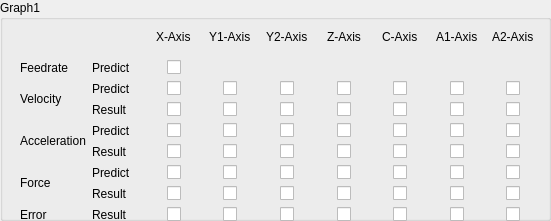
     <widget class="QGroupBox" name="groupBox_53">
      <property name="geometry">
       <rect>
        <x>10</x>
        <y>0</y>
        <width>551</width>
        <height>221</height>
       </rect>
      </property>
      <property name="title">
       <string>Graph1</string>
      </property>
      <widget class="QWidget" name="layoutWidget">
       <property name="geometry">
        <rect>
         <x>20</x>
         <y>20</y>
         <width>519</width>
         <height>202</height>
        </rect>
       </property>
       <layout class="QGridLayout" name="gridLayout_2">
        <item row="8" column="6" alignment="Qt::AlignHCenter">
         <widget class="QCheckBox" name="checkBox_sim_ErrorrC">
          <property name="text">
           <string/>
          </property>
         </widget>
        </item>
        <item row="2" column="6" alignment="Qt::AlignHCenter">
         <widget class="QCheckBox" name="checkBox_sim_velpC">
          <property name="text">
           <string/>
          </property>
         </widget>
        </item>
        <item row="2" column="1">
         <widget class="QLabel" name="label_171">
          <property name="text">
           <string>Predict</string>
          </property>
         </widget>
        </item>
        <item row="0" column="6" alignment="Qt::AlignHCenter">
         <widget class="QLabel" name="label_182">
          <property name="text">
           <string>C-Axis</string>
          </property>
         </widget>
        </item>
        <item row="0" column="3" alignment="Qt::AlignHCenter">
         <widget class="QLabel" name="label_179">
          <property name="text">
           <string>Y1-Axis</string>
          </property>
         </widget>
        </item>
        <item row="2" column="2" alignment="Qt::AlignHCenter">
         <widget class="QCheckBox" name="checkBox_sim_velpX">
          <property name="text">
           <string/>
          </property>
         </widget>
        </item>
        <item row="0" column="2" alignment="Qt::AlignHCenter">
         <widget class="QLabel" name="label_178">
          <property name="text">
           <string>X-Axis</string>
          </property>
         </widget>
        </item>
        <item row="2" column="7" alignment="Qt::AlignHCenter">
         <widget class="QCheckBox" name="checkBox_sim_velpA1">
          <property name="text">
           <string/>
          </property>
         </widget>
        </item>
        <item row="0" column="4" alignment="Qt::AlignHCenter">
         <widget class="QLabel" name="label_180">
          <property name="text">
           <string>Y2-Axis</string>
          </property>
         </widget>
        </item>
        <item row="0" column="7" alignment="Qt::AlignHCenter">
         <widget class="QLabel" name="label_197">
          <property name="text">
           <string>A1-Axis</string>
          </property>
         </widget>
        </item>
        <item row="2" column="8" alignment="Qt::AlignHCenter">
         <widget class="QCheckBox" name="checkBox_sim_velpA2">
          <property name="text">
           <string/>
          </property>
         </widget>
        </item>
        <item row="2" column="5" alignment="Qt::AlignHCenter">
         <widget class="QCheckBox" name="checkBox_sim_velpZ">
          <property name="text">
           <string/>
          </property>
         </widget>
        </item>
        <item row="3" column="1">
         <widget class="QLabel" name="label_170">
          <property name="text">
           <string>Result</string>
          </property>
         </widget>
        </item>
        <item row="0" column="8" alignment="Qt::AlignHCenter">
         <widget class="QLabel" name="label_198">
          <property name="text">
           <string>A2-Axis</string>
          </property>
         </widget>
        </item>
        <item row="2" column="4" alignment="Qt::AlignHCenter">
         <widget class="QCheckBox" name="checkBox_sim_velpY2">
          <property name="text">
           <string/>
          </property>
         </widget>
        </item>
        <item row="0" column="5" alignment="Qt::AlignHCenter">
         <widget class="QLabel" name="label_181">
          <property name="text">
           <string>Z-Axis</string>
          </property>
         </widget>
        </item>
        <item row="3" column="2" alignment="Qt::AlignHCenter">
         <widget class="QCheckBox" name="checkBox_sim_velrX">
          <property name="text">
           <string/>
          </property>
         </widget>
        </item>
        <item row="3" column="3" alignment="Qt::AlignHCenter">
         <widget class="QCheckBox" name="checkBox_sim_velrY1">
          <property name="text">
           <string/>
          </property>
         </widget>
        </item>
        <item row="2" column="3" alignment="Qt::AlignHCenter">
         <widget class="QCheckBox" name="checkBox_sim_velpY1">
          <property name="text">
           <string/>
          </property>
         </widget>
        </item>
        <item row="3" column="4" alignment="Qt::AlignHCenter">
         <widget class="QCheckBox" name="checkBox_sim_velrY2">
          <property name="text">
           <string/>
          </property>
         </widget>
        </item>
        <item row="3" column="5" alignment="Qt::AlignHCenter">
         <widget class="QCheckBox" name="checkBox_sim_velrZ">
          <property name="text">
           <string/>
          </property>
         </widget>
        </item>
        <item row="3" column="6" alignment="Qt::AlignHCenter">
         <widget class="QCheckBox" name="checkBox_sim_velrC">
          <property name="text">
           <string/>
          </property>
         </widget>
        </item>
        <item row="3" column="7" alignment="Qt::AlignHCenter">
         <widget class="QCheckBox" name="checkBox_sim_velrA1">
          <property name="text">
           <string/>
          </property>
         </widget>
        </item>
        <item row="4" column="1">
         <widget class="QLabel" name="label_174">
          <property name="text">
           <string>Predict</string>
          </property>
         </widget>
        </item>
        <item row="4" column="2" alignment="Qt::AlignHCenter">
         <widget class="QCheckBox" name="checkBox_sim_accpX">
          <property name="text">
           <string/>
          </property>
         </widget>
        </item>
        <item row="3" column="8" alignment="Qt::AlignHCenter">
         <widget class="QCheckBox" name="checkBox_sim_velrA2">
          <property name="text">
           <string/>
          </property>
         </widget>
        </item>
        <item row="4" column="3" alignment="Qt::AlignHCenter">
         <widget class="QCheckBox" name="checkBox_sim_accpY1">
          <property name="text">
           <string/>
          </property>
         </widget>
        </item>
        <item row="5" column="7" alignment="Qt::AlignHCenter">
         <widget class="QCheckBox" name="checkBox_sim_accrA1">
          <property name="text">
           <string/>
          </property>
         </widget>
        </item>
        <item row="4" column="8" alignment="Qt::AlignHCenter">
         <widget class="QCheckBox" name="checkBox_sim_accpA2">
          <property name="text">
           <string/>
          </property>
         </widget>
        </item>
        <item row="6" column="3" alignment="Qt::AlignHCenter">
         <widget class="QCheckBox" name="checkBox_sim_forcepY1">
          <property name="text">
           <string/>
          </property>
         </widget>
        </item>
        <item row="6" column="6" alignment="Qt::AlignHCenter">
         <widget class="QCheckBox" name="checkBox_sim_forcepC">
          <property name="text">
           <string/>
          </property>
         </widget>
        </item>
        <item row="6" column="7" alignment="Qt::AlignHCenter">
         <widget class="QCheckBox" name="checkBox_sim_forcepA1">
          <property name="text">
           <string/>
          </property>
         </widget>
        </item>
        <item row="4" column="6" alignment="Qt::AlignHCenter">
         <widget class="QCheckBox" name="checkBox_sim_accpC">
          <property name="text">
           <string/>
          </property>
         </widget>
        </item>
        <item row="5" column="3" alignment="Qt::AlignHCenter">
         <widget class="QCheckBox" name="checkBox_sim_accrY1">
          <property name="text">
           <string/>
          </property>
         </widget>
        </item>
        <item row="5" column="4" alignment="Qt::AlignHCenter">
         <widget class="QCheckBox" name="checkBox_sim_accrY2">
          <property name="text">
           <string/>
          </property>
         </widget>
        </item>
        <item row="5" column="5" alignment="Qt::AlignHCenter">
         <widget class="QCheckBox" name="checkBox_sim_accrZ">
          <property name="text">
           <string/>
          </property>
         </widget>
        </item>
        <item row="6" column="4" alignment="Qt::AlignHCenter">
         <widget class="QCheckBox" name="checkBox_sim_forcepY2">
          <property name="text">
           <string/>
          </property>
         </widget>
        </item>
        <item row="6" column="5" alignment="Qt::AlignHCenter">
         <widget class="QCheckBox" name="checkBox_sim_forcepZ">
          <property name="text">
           <string/>
          </property>
         </widget>
        </item>
        <item row="6" column="8" alignment="Qt::AlignHCenter">
         <widget class="QCheckBox" name="checkBox_sim_forcepA2">
          <property name="text">
           <string/>
          </property>
         </widget>
        </item>
        <item row="7" column="1">
         <widget class="QLabel" name="label_175">
          <property name="text">
           <string>Result</string>
          </property>
         </widget>
        </item>
        <item row="7" column="2" alignment="Qt::AlignHCenter">
         <widget class="QCheckBox" name="checkBox_sim_forcerX">
          <property name="text">
           <string/>
          </property>
         </widget>
        </item>
        <item row="5" column="1">
         <widget class="QLabel" name="label_173">
          <property name="text">
           <string>Result</string>
          </property>
         </widget>
        </item>
        <item row="6" column="2" alignment="Qt::AlignHCenter">
         <widget class="QCheckBox" name="checkBox_sim_forcepX">
          <property name="text">
           <string/>
          </property>
         </widget>
        </item>
        <item row="5" column="8" alignment="Qt::AlignHCenter">
         <widget class="QCheckBox" name="checkBox_sim_accrA2">
          <property name="text">
           <string/>
          </property>
         </widget>
        </item>
        <item row="4" column="4" alignment="Qt::AlignHCenter">
         <widget class="QCheckBox" name="checkBox_sim_accpY2">
          <property name="text">
           <string/>
          </property>
         </widget>
        </item>
        <item row="4" column="5" alignment="Qt::AlignHCenter">
         <widget class="QCheckBox" name="checkBox_sim_accpZ">
          <property name="text">
           <string/>
          </property>
         </widget>
        </item>
        <item row="5" column="6" alignment="Qt::AlignHCenter">
         <widget class="QCheckBox" name="checkBox_sim_accrC">
          <property name="text">
           <string/>
          </property>
         </widget>
        </item>
        <item row="6" column="1">
         <widget class="QLabel" name="label_176">
          <property name="text">
           <string>Predict</string>
          </property>
         </widget>
        </item>
        <item row="7" column="3" alignment="Qt::AlignHCenter">
         <widget class="QCheckBox" name="checkBox_sim_forcerY1">
          <property name="text">
           <string/>
          </property>
         </widget>
        </item>
        <item row="7" column="4" alignment="Qt::AlignHCenter">
         <widget class="QCheckBox" name="checkBox_sim_forcerY2">
          <property name="text">
           <string/>
          </property>
         </widget>
        </item>
        <item row="7" column="5" alignment="Qt::AlignHCenter">
         <widget class="QCheckBox" name="checkBox_sim_forcerZ">
          <property name="text">
           <string/>
          </property>
         </widget>
        </item>
        <item row="7" column="6" alignment="Qt::AlignHCenter">
         <widget class="QCheckBox" name="checkBox_sim_forcerC">
          <property name="text">
           <string/>
          </property>
         </widget>
        </item>
        <item row="7" column="7" alignment="Qt::AlignHCenter">
         <widget class="QCheckBox" name="checkBox_sim_forcerA1">
          <property name="text">
           <string/>
          </property>
         </widget>
        </item>
        <item row="7" column="8" alignment="Qt::AlignHCenter">
         <widget class="QCheckBox" name="checkBox_sim_forcerA2">
          <property name="text">
           <string/>
          </property>
         </widget>
        </item>
        <item row="8" column="1">
         <widget class="QLabel" name="label_200">
          <property name="text">
           <string>Result</string>
          </property>
         </widget>
        </item>
        <item row="5" column="2" alignment="Qt::AlignHCenter">
         <widget class="QCheckBox" name="checkBox_sim_accrX">
          <property name="text">
           <string/>
          </property>
         </widget>
        </item>
        <item row="4" column="7" alignment="Qt::AlignHCenter">
         <widget class="QCheckBox" name="checkBox_sim_accpA1">
          <property name="text">
           <string/>
          </property>
         </widget>
        </item>
        <item row="8" column="3" alignment="Qt::AlignHCenter">
         <widget class="QCheckBox" name="checkBox_sim_ErrorrY1">
          <property name="text">
           <string/>
          </property>
         </widget>
        </item>
        <item row="8" column="8" alignment="Qt::AlignHCenter">
         <widget class="QCheckBox" name="checkBox_sim_ErrorrA2">
          <property name="text">
           <string/>
          </property>
         </widget>
        </item>
        <item row="8" column="7" alignment="Qt::AlignHCenter">
         <widget class="QCheckBox" name="checkBox_sim_ErrorrA1">
          <property name="text">
           <string/>
          </property>
         </widget>
        </item>
        <item row="8" column="2" alignment="Qt::AlignHCenter">
         <widget class="QCheckBox" name="checkBox_sim_ErrorrX">
          <property name="text">
           <string/>
          </property>
         </widget>
        </item>
        <item row="8" column="4" alignment="Qt::AlignHCenter">
         <widget class="QCheckBox" name="checkBox_sim_ErrorrY2">
          <property name="text">
           <string/>
          </property>
         </widget>
        </item>
        <item row="8" column="5" alignment="Qt::AlignHCenter">
         <widget class="QCheckBox" name="checkBox_sim_ErrorrZ">
          <property name="text">
           <string/>
          </property>
         </widget>
        </item>
        <item row="6" column="0" rowspan="2">
         <widget class="QLabel" name="label_199">
          <property name="text">
           <string>Force</string>
          </property>
         </widget>
        </item>
        <item row="4" column="0" rowspan="2">
         <widget class="QLabel" name="label_172">
          <property name="text">
           <string>Acceleration</string>
          </property>
         </widget>
        </item>
        <item row="8" column="0">
         <widget class="QLabel" name="label_177">
          <property name="text">
           <string>Error</string>
          </property>
         </widget>
        </item>
        <item row="2" column="0" rowspan="2">
         <widget class="QLabel" name="label_169">
          <property name="text">
           <string>Velocity</string>
          </property>
         </widget>
        </item>
        <item row="1" column="0">
         <widget class="QLabel" name="label_202">
          <property name="text">
           <string>Feedrate</string>
          </property>
         </widget>
        </item>
        <item row="1" column="1">
         <widget class="QLabel" name="label_201">
          <property name="text">
           <string>Predict</string>
          </property>
         </widget>
        </item>
        <item row="1" column="2" alignment="Qt::AlignHCenter">
         <widget class="QCheckBox" name="checkBox_sim_feedrate">
          <property name="text">
           <string/>
          </property>
         </widget>
        </item>
       </layout>
      </widget>
     </widget>
